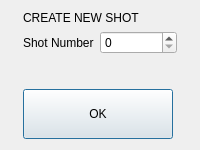
<?xml version="1.0" encoding="UTF-8"?>
<ui version="4.0">
 <class>Dialog</class>
 <widget class="QDialog" name="Dialog">
  <property name="geometry">
   <rect>
    <x>0</x>
    <y>0</y>
    <width>200</width>
    <height>150</height>
   </rect>
  </property>
  <property name="minimumSize">
   <size>
    <width>200</width>
    <height>150</height>
   </size>
  </property>
  <property name="maximumSize">
   <size>
    <width>200</width>
    <height>150</height>
   </size>
  </property>
  <property name="windowTitle">
   <string>Dialog</string>
  </property>
  <property name="styleSheet">
   <string notr="true">QProgressBar:horizontal {
    border: 1px solid #3A3939;
    text-align: center;
    padding: 1px;
    background: #201F1F;
}
QProgressBar::chunk:horizontal {
    background-color: qlineargradient(spread:reflect, x1:1, y1:0.545, x2:1, y2:0, stop:0 rgba(28, 66, 111, 255), stop:1 rgba(37, 87, 146, 255));
}

QToolTip
{
    border: 1px solid #3A3939;
    background-color: rgb(90, 102, 117);;
    color: white;
    padding: 1px;
    opacity: 200;
}

QWidget
{
    color: silver;
    background-color: #302F2F;
    selection-background-color:#3d8ec9;
    selection-color: black;
    background-clip: border;
    border-image: none;
    outline: 0;
}

QWidget:item:hover
{
    background-color: #78879b;
    color: black;
}

QWidget:item:selected
{
    background-color: #3d8ec9;
}

QCheckBox
{
    spacing: 5px;
    outline: none;
    color: #bbb;
    margin-bottom: 2px;
}

QCheckBox:disabled
{
    color: #777777;
}
QCheckBox::indicator,
QGroupBox::indicator
{
    width: 18px;
    height: 18px;
}
QGroupBox::indicator
{
    margin-left: 2px;
}

QCheckBox::indicator:unchecked,
QCheckBox::indicator:unchecked:hover,
QGroupBox::indicator:unchecked,
QGroupBox::indicator:unchecked:hover
{
    image: url(:/dark_blue/img/checkbox_unchecked.png);
}

QCheckBox::indicator:unchecked:focus,
QCheckBox::indicator:unchecked:pressed,
QGroupBox::indicator:unchecked:focus,
QGroupBox::indicator:unchecked:pressed
{
  border: none;
    image: url(:/dark_blue/img/checkbox_unchecked_focus.png);
}

QCheckBox::indicator:checked,
QCheckBox::indicator:checked:hover,
QGroupBox::indicator:checked,
QGroupBox::indicator:checked:hover
{
    image: url(:/dark_blue/img/checkbox_checked.png);
}

QCheckBox::indicator:checked:focus,
QCheckBox::indicator:checked:pressed,
QGroupBox::indicator:checked:focus,
QGroupBox::indicator:checked:pressed
{
  border: none;
    image: url(:/dark_blue/img/checkbox_checked_focus.png);
}

QCheckBox::indicator:indeterminate,
QCheckBox::indicator:indeterminate:hover,
QCheckBox::indicator:indeterminate:pressed
QGroupBox::indicator:indeterminate,
QGroupBox::indicator:indeterminate:hover,
QGroupBox::indicator:indeterminate:pressed
{
    image: url(:/dark_blue/img/checkbox_indeterminate.png);
}

QCheckBox::indicator:indeterminate:focus,
QGroupBox::indicator:indeterminate:focus
{
    image: url(:/dark_blue/img/checkbox_indeterminate_focus.png);
}

QCheckBox::indicator:checked:disabled,
QGroupBox::indicator:checked:disabled
{
    image: url(:/dark_blue/img/checkbox_checked_disabled.png);
}

QCheckBox::indicator:unchecked:disabled,
QGroupBox::indicator:unchecked:disabled
{
    image: url(:/dark_blue/img/checkbox_unchecked_disabled.png);
}

QRadioButton
{
    spacing: 5px;
    outline: none;
    color: #bbb;
    margin-bottom: 2px;
}

QRadioButton:disabled
{
    color: #777777;
}
QRadioButton::indicator
{
    width: 21px;
    height: 21px;
}

QRadioButton::indicator:unchecked,
QRadioButton::indicator:unchecked:hover
{
    image: url(:/dark_blue/img/radio_unchecked.png);
}

QRadioButton::indicator:unchecked:focus,
QRadioButton::indicator:unchecked:pressed
{
  border: none;
  outline: none;
    image: url(:/dark_blue/img/radio_unchecked_focus.png);
}

QRadioButton::indicator:checked,
QRadioButton::indicator:checked:hover
{
  border: none;
  outline: none;
    image: url(:/dark_blue/img/radio_checked.png);
}

QRadioButton::indicator:checked:focus,
QRadioButton::indicato::menu-arrowr:checked:pressed
{
  border: none;
  outline: none;
    image: url(:/dark_blue/img/radio_checked_focus.png);
}

QRadioButton::indicator:indeterminate,
QRadioButton::indicator:indeterminate:hover,
QRadioButton::indicator:indeterminate:pressed
{
        image: url(:/dark_blue/img/radio_indeterminate.png);
}

QRadioButton::indicator:checked:disabled
{
  outline: none;
  image: url(:/dark_blue/img/radio_checked_disabled.png);
}

QRadioButton::indicator:unchecked:disabled
{
    image: url(:/dark_blue/img/radio_unchecked_disabled.png);
}


QMenuBar
{
    background-color: #302F2F;
    color: silver;
}

QMenuBar::item
{
    background: transparent;
}

QMenuBar::item:selected
{
    background: transparent;
    border: 1px solid #3A3939;
}

QMenuBar::item:pressed
{
    border: 1px solid #3A3939;
    background-color: #3d8ec9;
    color: black;
    margin-bottom:-1px;
    padding-bottom:1px;
}

QMenu
{
    border: 1px solid #3A3939;
    color: silver;
    margin: 1px;
}

QMenu::icon
{
    margin: 1px;
}

QMenu::item
{
    padding: 2px 2px 2px 25px;
    margin-left: 5px;
    border: 1px solid transparent; /* reserve space for selection border */
}

QMenu::item:selected
{
    color: black;
}

QMenu::separator {
    height: 2px;
    background: lightblue;
    margin-left: 10px;
    margin-right: 5px;
}

QMenu::indicator {
    width: 16px;
    height: 16px;
}

/* non-exclusive indicator = check box style indicator
   (see QActionGroup::setExclusive) */
QMenu::indicator:non-exclusive:unchecked {
    image: url(:/dark_blue/img/checkbox_unchecked.png);
}

QMenu::indicator:non-exclusive:unchecked:selected {
    image: url(:/dark_blue/img/checkbox_unchecked_disabled.png);
}

QMenu::indicator:non-exclusive:checked {
    image: url(:/dark_blue/img/checkbox_checked.png);
}

QMenu::indicator:non-exclusive:checked:selected {
    image: url(:/dark_blue/img/checkbox_checked_disabled.png);
}

/* exclusive indicator = radio button style indicator (see QActionGroup::setExclusive) */
QMenu::indicator:exclusive:unchecked {
    image: url(:/dark_blue/img/radio_unchecked.png);
}

QMenu::indicator:exclusive:unchecked:selected {
    image: url(:/dark_blue/img/radio_unchecked_disabled.png);
}

QMenu::indicator:exclusive:checked {
    image: url(:/dark_blue/img/radio_checked.png);
}

QMenu::indicator:exclusive:checked:selected {
    image: url(:/dark_blue/img/radio_checked_disabled.png);
}

QMenu::right-arrow {
    margin: 5px;
    image: url(:/dark_blue/img/right_arrow.png)
}


QWidget:disabled
{
    color: #808080;
    background-color: #302F2F;
}

QAbstractItemView
{
    alternate-background-color: #3A3939;
    color: silver;
    border: 1px solid 3A3939;
    border-radius: 2px;
    padding: 1px;
}

QWidget:focus, QMenuBar:focus
{
    border: 1px solid #78879b;
}

QTabWidget:focus, QCheckBox:focus, QRadioButton:focus, QSlider:focus
{
    border: none;
}

QLineEdit
{
    background-color: #201F1F;
    padding: 2px;
    border-style: solid;
    border: 1px solid #3A3939;
    border-radius: 2px;
    color: silver;
}

QGroupBox {
    border:1px solid #3A3939;
    border-radius: 2px;
    margin-top: 20px;
    background-color: #302F2F;
    color: silver;
}

QGroupBox::title {
    subcontrol-origin: margin;
    subcontrol-position: top center;
    padding-left: 10px;
    padding-right: 10px;
    padding-top: 10px;
}

QAbstractScrollArea
{
    border-radius: 2px;
    border: 1px solid #3A3939;
    background-color: transparent;
}

QScrollBar:horizontal
{
    height: 15px;
    margin: 3px 15px 3px 15px;
    border: 1px transparent #2A2929;
    border-radius: 4px;
    background-color: #2A2929;
}

QScrollBar::handle:horizontal
{
    background-color: #605F5F;
    min-width: 5px;
    border-radius: 4px;
}

QScrollBar::add-line:horizontal
{
    margin: 0px 3px 0px 3px;
    border-image: url(:/dark_blue/img/right_arrow_disabled.png);
    width: 10px;
    height: 10px;
    subcontrol-position: right;
    subcontrol-origin: margin;
}

QScrollBar::sub-line:horizontal
{
    margin: 0px 3px 0px 3px;
    border-image: url(:/dark_blue/img/left_arrow_disabled.png);
    height: 10px;
    width: 10px;
    subcontrol-position: left;
    subcontrol-origin: margin;
}

QScrollBar::add-line:horizontal:hover,QScrollBar::add-line:horizontal:on
{
    border-image: url(:/dark_blue/img/right_arrow.png);
    height: 10px;
    width: 10px;
    subcontrol-position: right;
    subcontrol-origin: margin;
}


QScrollBar::sub-line:horizontal:hover, QScrollBar::sub-line:horizontal:on
{
    border-image: url(:/dark_blue/img/left_arrow.png);
    height: 10px;
    width: 10px;
    subcontrol-position: left;
    subcontrol-origin: margin;
}

QScrollBar::up-arrow:horizontal, QScrollBar::down-arrow:horizontal
{
    background: none;
}


QScrollBar::add-page:horizontal, QScrollBar::sub-page:horizontal
{
    background: none;
}

QScrollBar:vertical
{
    background-color: #2A2929;
    width: 15px;
    margin: 15px 3px 15px 3px;
    border: 1px transparent #2A2929;
    border-radius: 4px;
}

QScrollBar::handle:vertical
{
    background-color: #605F5F;
    min-height: 5px;
    border-radius: 4px;
}

QScrollBar::sub-line:vertical
{
    margin: 3px 0px 3px 0px;
    border-image: url(:/dark_blue/img/up_arrow_disabled.png);
    height: 10px;
    width: 10px;
    subcontrol-position: top;
    subcontrol-origin: margin;
}

QScrollBar::add-line:vertical
{
    margin: 3px 0px 3px 0px;
    border-image: url(:/dark_blue/img/down_arrow_disabled.png);
    height: 10px;
    width: 10px;
    subcontrol-position: bottom;
    subcontrol-origin: margin;
}

QScrollBar::sub-line:vertical:hover,QScrollBar::sub-line:vertical:on
{

    border-image: url(:/dark_blue/img/up_arrow.png);
    height: 10px;
    width: 10px;
    subcontrol-position: top;
    subcontrol-origin: margin;
}


QScrollBar::add-line:vertical:hover, QScrollBar::add-line:vertical:on
{
    border-image: url(:/dark_blue/img/down_arrow.png);
    height: 10px;
    width: 10px;
    subcontrol-position: bottom;
    subcontrol-origin: margin;
}

QScrollBar::up-arrow:vertical, QScrollBar::down-arrow:vertical
{
    background: none;
}


QScrollBar::add-page:vertical, QScrollBar::sub-page:vertical
{
    background: none;
}

QTextEdit
{
    background-color: #201F1F;
    color: silver;
    border: 1px solid #3A3939;
}

QPlainTextEdit
{
    background-color: #201F1F;;
    color: silver;
    border-radius: 2px;
    border: 1px solid #3A3939;
}

QHeaderView::section
{
    background-color: #3A3939;
    color: silver;
    padding-left: 4px;
    border: 1px solid #6c6c6c;
}

QSizeGrip {
    image: url(:/dark_blue/img/sizegrip.png);
    width: 12px;
    height: 12px;
}

QMainWindow
{
    background-color: #302F2F;

}

QMainWindow::separator
{
    background-color: #302F2F;
    color: white;
    padding-left: 4px;
    spacing: 2px;
    border: 1px dashed #3A3939;
}

QMainWindow::separator:hover
{

    background-color: #787876;
    color: white;
    padding-left: 4px;
    border: 1px solid #3A3939;
    spacing: 2px;
}


QMenu::separator
{
    height: 1px;
    background-color: #3A3939;
    color: white;
    padding-left: 4px;
    margin-left: 10px;
    margin-right: 5px;
}


QFrame
{
    border-radius: 2px;
    border: 1px solid #444;
}

QFrame[frameShape=&quot;0&quot;]
{
    border-radius: 2px;
    border: 1px transparent #444;
}

QStackedWidget
{
    background-color: #302F2F;
    border: 1px transparent black;
}

QToolBar {
    border: 1px transparent #393838;
    background: 1px solid #302F2F;
    font-weight: bold;
}

QToolBar::handle:horizontal {
    image: url(:/dark_blue/img/Hmovetoolbar.png);
}
QToolBar::handle:vertical {
    image: url(:/dark_blue/img/Vmovetoolbar.png);
}
QToolBar::separator:horizontal {
    image: url(:/dark_blue/img/Hsepartoolbar.png);
}
QToolBar::separator:vertical {
    image: url(:/dark_blue/img/Vsepartoolbars.png);
}

QPushButton
{
    color: silver;
    background-color: #302F2F;
    border-width: 2px;
    border-color: #4A4949;
    border-style: solid;
    padding-top: 2px;
    padding-bottom: 2px;
    padding-left: 10px;
    padding-right: 10px;
    border-radius: 4px;
    /* outline: none; */
    /* min-width: 40px; */
}

QPushButton:disabled
{
    background-color: #302F2F;
    border-width: 2px;
    border-color: #3A3939;
    border-style: solid;
    padding-top: 2px;
    padding-bottom: 2px;
    padding-left: 10px;
    padding-right: 10px;
    /*border-radius: 2px;*/
    color: #808080;
}

QPushButton:focus {
    background-color: #3d8ec9;
    color: white;
}

QComboBox
{
    selection-background-color: #3d8ec9;
    background-color: #201F1F;
    border-style: solid;
    border: 1px solid #3A3939;
    border-radius: 2px;
    padding: 2px;
    min-width: 75px;
}

QPushButton:checked{
    background-color: #4A4949;
    border-color: #6A6969;
}

QPushButton:hover {
    border: 2px solid #78879b;
    color: silver;
}

QComboBox:hover, QAbstractSpinBox:hover,QLineEdit:hover,QTextEdit:hover,QPlainTextEdit:hover,QAbstractView:hover,QTreeView:hover
{
    border: 1px solid #78879b;
    color: silver;
}

QComboBox:on
{
    background-color: #626873;
    padding-top: 3px;
    padding-left: 4px;
    selection-background-color: #4a4a4a;
}

QComboBox QAbstractItemView
{
    background-color: #201F1F;
    border-radius: 2px;
    border: 1px solid #444;
    selection-background-color: #3d8ec9;
    color: silver;
}

QComboBox::drop-down
{
    subcontrol-origin: padding;
    subcontrol-position: top right;
    width: 15px;

    border-left-width: 0px;
    border-left-color: darkgray;
    border-left-style: solid;
    border-top-right-radius: 3px;
    border-bottom-right-radius: 3px;
}

QComboBox::down-arrow
{
    image: url(:/dark_blue/img/down_arrow_disabled.png);
}

QComboBox::down-arrow:on, QComboBox::down-arrow:hover,
QComboBox::down-arrow:focus
{
    image: url(:/dark_blue/img/down_arrow.png);
}

QPushButton:pressed
{
    background-color: #484846;
}

QAbstractSpinBox {
    padding-top: 2px;
    padding-bottom: 2px;
    border: 1px solid #3A3939;
    background-color: #201F1F;
    color: silver;
    border-radius: 2px;
    min-width: 75px;
}

QAbstractSpinBox:up-button
{
    background-color: transparent;
    subcontrol-origin: border;
    subcontrol-position: top right;
}

QAbstractSpinBox:down-button
{
    background-color: transparent;
    subcontrol-origin: border;
    subcontrol-position: bottom right;
}

QAbstractSpinBox::up-arrow,QAbstractSpinBox::up-arrow:disabled,QAbstractSpinBox::up-arrow:off {
    image: url(:/dark_blue/img/up_arrow_disabled.png);
    width: 10px;
    height: 10px;
}
QAbstractSpinBox::up-arrow:hover
{
    image: url(:/dark_blue/img/up_arrow.png);
}


QAbstractSpinBox::down-arrow,QAbstractSpinBox::down-arrow:disabled,QAbstractSpinBox::down-arrow:off
{
    image: url(:/dark_blue/img/down_arrow_disabled.png);
    width: 10px;
    height: 10px;
}
QAbstractSpinBox::down-arrow:hover
{
    image: url(:/dark_blue/img/down_arrow.png);
}


QLabel
{
    border: 0px solid black;
}

QTabWidget{
    border: 1px transparent black;
}

QTabWidget::pane {
    border: 1px solid #444;
    border-radius: 3px;
    padding: 3px;
}

QTabBar
{
    qproperty-drawBase: 0;
    left: 5px; /* move to the right by 5px */
}

QTabBar:focus
{
    border: 0px transparent black;
}

QTabBar::close-button  {
    image: url(:/dark_blue/img/close.png);
    background: transparent;
}

QTabBar::close-button:hover
{
    image: url(:/dark_blue/img/close-hover.png);
    background: transparent;
}

QTabBar::close-button:pressed {
    image: url(:/dark_blue/img/close-pressed.png);
    background: transparent;
}

/* TOP TABS */
QTabBar::tab:top {
    color: #b1b1b1;
    border: 1px solid #4A4949;
    border-bottom: 1px transparent black;
    background-color: #302F2F;
    padding: 5px;
    border-top-left-radius: 2px;
    border-top-right-radius: 2px;
}

QTabBar::tab:top:!selected
{
    color: #b1b1b1;
    background-color: #201F1F;
    border: 1px transparent #4A4949;
    border-bottom: 1px transparent #4A4949;
    border-top-left-radius: 0px;
    border-top-right-radius: 0px;
}

QTabBar::tab:top:!selected:hover {
    background-color: #48576b;
}

/* BOTTOM TABS */
QTabBar::tab:bottom {
    color: #b1b1b1;
    border: 1px solid #4A4949;
    border-top: 1px transparent black;
    background-color: #302F2F;
    padding: 5px;
    border-bottom-left-radius: 2px;
    border-bottom-right-radius: 2px;
}

QTabBar::tab:bottom:!selected
{
    color: #b1b1b1;
    background-color: #201F1F;
    border: 1px transparent #4A4949;
    border-top: 1px transparent #4A4949;
    border-bottom-left-radius: 0px;
    border-bottom-right-radius: 0px;
}

QTabBar::tab:bottom:!selected:hover {
    background-color: #78879b;
}

/* LEFT TABS */
QTabBar::tab:left {
    color: #b1b1b1;
    border: 1px solid #4A4949;
    border-left: 1px transparent black;
    background-color: #302F2F;
    padding: 5px;
    border-top-right-radius: 2px;
    border-bottom-right-radius: 2px;
}

QTabBar::tab:left:!selected
{
    color: #b1b1b1;
    background-color: #201F1F;
    border: 1px transparent #4A4949;
    border-right: 1px transparent #4A4949;
    border-top-right-radius: 0px;
    border-bottom-right-radius: 0px;
}

QTabBar::tab:left:!selected:hover {
    background-color: #48576b;
}


/* RIGHT TABS */
QTabBar::tab:right {
    color: #b1b1b1;
    border: 1px solid #4A4949;
    border-right: 1px transparent black;
    background-color: #302F2F;
    padding: 5px;
    border-top-left-radius: 2px;
    border-bottom-left-radius: 2px;
}

QTabBar::tab:right:!selected
{
    color: #b1b1b1;
    background-color: #201F1F;
    border: 1px transparent #4A4949;
    border-right: 1px transparent #4A4949;
    border-top-left-radius: 0px;
    border-bottom-left-radius: 0px;
}

QTabBar::tab:right:!selected:hover {
    background-color: #48576b;
}

QTabBar QToolButton::right-arrow:enabled {
     image: url(:/dark_blue/img/right_arrow.png);
 }

 QTabBar QToolButton::left-arrow:enabled {
     image: url(:/dark_blue/img/left_arrow.png);
 }

QTabBar QToolButton::right-arrow:disabled {
     image: url(:/dark_blue/img/right_arrow_disabled.png);
 }

 QTabBar QToolButton::left-arrow:disabled {
     image: url(:/dark_blue/img/left_arrow_disabled.png);
 }


QDockWidget {
    border: 1px solid #403F3F;
    titlebar-close-icon: url(:/dark_blue/img/close.png);
    titlebar-normal-icon: url(:/dark_blue/img/undock.png);
}

QDockWidget::close-button, QDockWidget::float-button {
    border: 1px solid transparent;
    border-radius: 2px;
    background: transparent;
}

QDockWidget::close-button:hover, QDockWidget::float-button:hover {
    background: rgba(255, 255, 255, 10);
}

QDockWidget::close-button:pressed, QDockWidget::float-button:pressed {
    padding: 1px -1px -1px 1px;
    background: rgba(255, 255, 255, 10);
}

QTreeView, QListView, QTextBrowser, AtLineEdit, AtLineEdit::hover {
    border: 1px solid #444;
    background-color: silver;
    border-radius: 3px;
    margin-left: 3px;
    color: black;
}

QTreeView:branch:selected, QTreeView:branch:hover {
    background: url(:/dark_blue/img/transparent.png);
}

QTreeView::branch:has-siblings:!adjoins-item {
    border-image: url(:/dark_blue/img/transparent.png);
}

QTreeView::branch:has-siblings:adjoins-item {
    border-image: url(:/dark_blue/img/transparent.png);
}

QTreeView::branch:!has-children:!has-siblings:adjoins-item {
    border-image: url(:/dark_blue/img/transparent.png);
}

QTreeView::branch:has-children:!has-siblings:closed,
QTreeView::branch:closed:has-children:has-siblings {
    image: url(:/dark_blue/img/branch_closed.png);
}

QTreeView::branch:open:has-children:!has-siblings,
QTreeView::branch:open:has-children:has-siblings  {
    image: url(:/dark_blue/img/branch_open.png);
}

QTreeView::branch:has-children:!has-siblings:closed:hover,
QTreeView::branch:closed:has-children:has-siblings:hover {
    image: url(:/dark_blue/img/branch_closed-on.png);
    }

QTreeView::branch:open:has-children:!has-siblings:hover,
QTreeView::branch:open:has-children:has-siblings:hover  {
    image: url(:/dark_blue/img/branch_open-on.png);
    }

QListView::item:!selected:hover, QListView::item:!selected:hover, QTreeView::item:!selected:hover  {
    background: rgba(0, 0, 0, 0);
    outline: 0;
    color: #FFFFFF
}

QListView::item:selected:hover, QListView::item:selected:hover, QTreeView::item:selected:hover  {
    background: #3d8ec9;
    color: #FFFFFF;
}

QSlider::groove:horizontal {
    border: 1px solid #3A3939;
    height: 8px;
    background: #201F1F;
    margin: 2px 0;
    border-radius: 2px;
}

QSlider::handle:horizontal {
    background: QLinearGradient( x1: 0, y1: 0, x2: 0, y2: 1,
      stop: 0.0 silver, stop: 0.2 #a8a8a8, stop: 1 #727272);
    border: 1px solid #3A3939;
    width: 14px;
    height: 14px;
    margin: -4px 0;
    border-radius: 2px;
}

QSlider::groove:vertical {
    border: 1px solid #3A3939;
    width: 8px;
    background: #201F1F;
    margin: 0 0px;
    border-radius: 2px;
}

QSlider::handle:vertical {
    background: QLinearGradient( x1: 0, y1: 0, x2: 0, y2: 1, stop: 0.0 silver,
    stop: 0.2 #a8a8a8, stop: 1 #727272);
    border: 1px solid #3A3939;
    width: 14px;
    height: 14px;
    margin: 0 -4px;
    border-radius: 2px;
}

QToolButton {
    /*  background-color: transparent; */
    border: 2px transparent #4A4949;
    border-radius: 4px;
    background-color: dimgray;
    margin: 2px;
    padding: 2px;
}

QToolButton[popupMode=&quot;1&quot;] { /* only for MenuButtonPopup */
 padding-right: 20px; /* make way for the popup button */
 border: 2px transparent #4A4949;
 border-radius: 4px;
}

QToolButton[popupMode=&quot;2&quot;] { /* only for InstantPopup */
 padding-right: 10px; /* make way for the popup button */
 border: 2px transparent #4A4949;
}


QToolButton:hover, QToolButton::menu-button:hover {
    border: 2px solid #78879b;
}

QToolButton:checked, QToolButton:pressed,
    QToolButton::menu-button:pressed {
    background-color: #4A4949;
    border: 2px solid #78879b;
}

/* the subcontrol below is used only in the InstantPopup or DelayedPopup mode */
QToolButton::menu-indicator {
    image: url(:/dark_blue/img/down_arrow.png);
    top: -7px; left: -2px; /* shift it a bit */
}

/* the subcontrols below are used only in the MenuButtonPopup mode */
QToolButton::menu-button {
    border: 1px transparent #4A4949;
    border-top-right-radius: 6px;
    border-bottom-right-radius: 6px;
    /* 16px width + 4px for border = 20px allocated above */
    width: 16px;
    outline: none;
}

QToolButton::menu-arrow {
    image: url(:/dark_blue/img/down_arrow.png);
}

QToolButton::menu-arrow:open {
    top: 1px; left: 1px; /* shift it a bit */
    border: 1px solid #3A3939;
}

QPushButton::menu-indicator  {
    subcontrol-origin: padding;
    subcontrol-position: bottom right;
    left: 4px;
}

QTableView
{
    border: 1px solid #444;
    gridline-color: #6c6c6c;
    background-color: #201F1F;
}


QTableView, QHeaderView
{
    border-radius: 0px;
}

QTableView::item:pressed, QListView::item:pressed, QTreeView::item:pressed  {
    background: #78879b;
    color: #FFFFFF;
}

QTableView::item:selected:active, QTreeView::item:selected:active, QListView::item:selected:active  {
    background: #3d8ec9;
    color: #FFFFFF;
}


QHeaderView
{
    border: 1px transparent;
    border-radius: 2px;
    margin: 0px;
    padding: 0px;
}

QHeaderView::section  {
    background-color: #3A3939;
    color: silver;
    padding: 4px;
    border: 1px solid #6c6c6c;
    border-radius: 0px;
    text-align: center;
}

QHeaderView::section::vertical::first, QHeaderView::section::vertical::only-one
{
    border-top: 1px solid #6c6c6c;
}

QHeaderView::section::vertical
{
    border-top: transparent;
}

QHeaderView::section::horizontal::first, QHeaderView::section::horizontal::only-one
{
    border-left: 1px solid #6c6c6c;
}

QHeaderView::section::horizontal
{
    border-left: transparent;
}


QHeaderView::section:checked
 {
    color: white;
    background-color: #5A5959;
 }

 /* style the sort indicator */
QHeaderView::down-arrow {
    image: url(:/dark_blue/img/down_arrow.png);
}

QHeaderView::up-arrow {
    image: url(:/dark_blue/img/up_arrow.png);
}


QTableCornerButton::section {
    background-color: #3A3939;
    border: 1px solid #3A3939;
    border-radius: 2px;
}

QToolBox  {
    padding: 3px;
    border: 1px transparent black;
}

QToolBox::tab {
    color: #b1b1b1;
    background-color: #302F2F;
    border: 1px solid #4A4949;
    border-bottom: 1px transparent #302F2F;
    border-top-left-radius: 5px;
    border-top-right-radius: 5px;
}

 QToolBox::tab:selected { /* italicize selected tabs */
    font: italic;
    background-color: #302F2F;
    border-color: #3d8ec9;
 }

QStatusBar::item {
    border: 1px solid #3A3939;
    border-radius: 2px;
 }


QFrame[height=&quot;3&quot;], QFrame[width=&quot;3&quot;] {
    background-color: #AAA;
}


QSplitter::handle {
    border: 1px dashed #3A3939;
}

QSplitter::handle:hover {
    background-color: #787876;
    border: 1px solid #3A3939;
}

QSplitter::handle:horizontal {
    width: 1px;
}

QSplitter::handle:vertical {
    height: 1px;
}

QListWidget {
    background-color: silver;
    border-radius: 5px;
    margin-left: 5px;
}

QListWidget::item {
    color: black;
}

QMessageBox {
    messagebox-critical-icon	: url(:/dark_blue/img/critical.png);
    messagebox-information-icon	: url(:/dark_blue/img/information.png);
    messagebox-question-icon	: url(:/dark_blue/img/question.png);
    messagebox-warning-icon:    : url(:/dark_blue/img/warning.png);
}

ColorButton::enabled {
    border-radius: 0px;
    border: 1px solid #444444;
}

ColorButton::disabled {
    border-radius: 0px;
    border: 1px solid #AAAAAA;
}</string>
  </property>
  <layout class="QGridLayout" name="gridLayout_2">
   <item row="0" column="0">
    <layout class="QGridLayout" name="gridLayout">
     <item row="0" column="0">
      <widget class="QLabel" name="label_4">
       <property name="text">
        <string>CREATE NEW SHOT</string>
       </property>
      </widget>
     </item>
     <item row="1" column="0">
      <layout class="QVBoxLayout" name="verticalLayout">
       <item>
        <layout class="QFormLayout" name="formLayout">
         <item row="0" column="0">
          <widget class="QLabel" name="label_2">
           <property name="text">
            <string>Shot Number</string>
           </property>
          </widget>
         </item>
         <item row="0" column="1">
          <widget class="QSpinBox" name="spinBox">
           <property name="minimumSize">
            <size>
             <width>77</width>
             <height>0</height>
            </size>
           </property>
           <property name="maximumSize">
            <size>
             <width>50</width>
             <height>16777215</height>
            </size>
           </property>
          </widget>
         </item>
        </layout>
       </item>
       <item>
        <spacer name="verticalSpacer">
         <property name="orientation">
          <enum>Qt::Vertical</enum>
         </property>
         <property name="sizeHint" stdset="0">
          <size>
           <width>20</width>
           <height>40</height>
          </size>
         </property>
        </spacer>
       </item>
       <item>
        <widget class="QPushButton" name="btn_create_project">
         <property name="minimumSize">
          <size>
           <width>150</width>
           <height>50</height>
          </size>
         </property>
         <property name="maximumSize">
          <size>
           <width>150</width>
           <height>50</height>
          </size>
         </property>
         <property name="text">
          <string>OK</string>
         </property>
        </widget>
       </item>
      </layout>
     </item>
    </layout>
   </item>
  </layout>
 </widget>
 <resources/>
 <connections/>
</ui>
